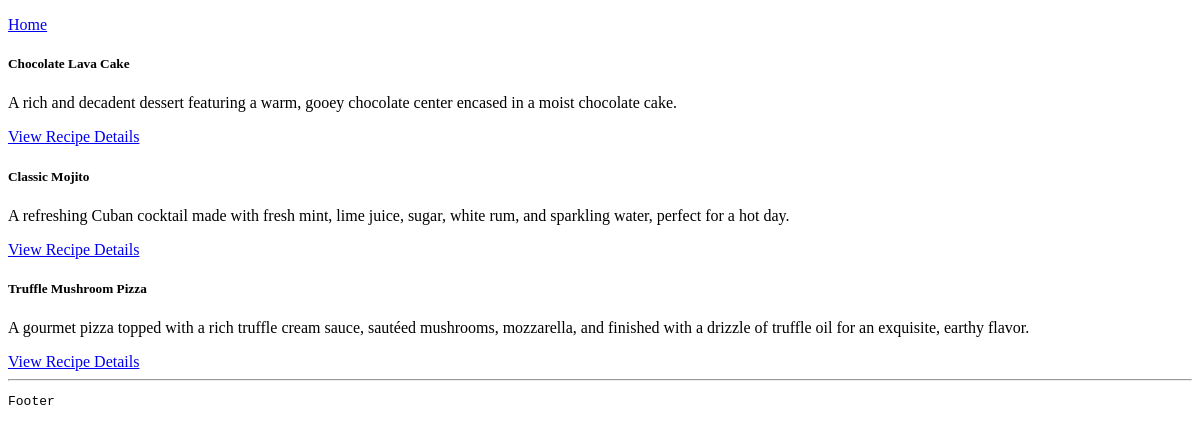
Before: /recipes/ with the older database file.
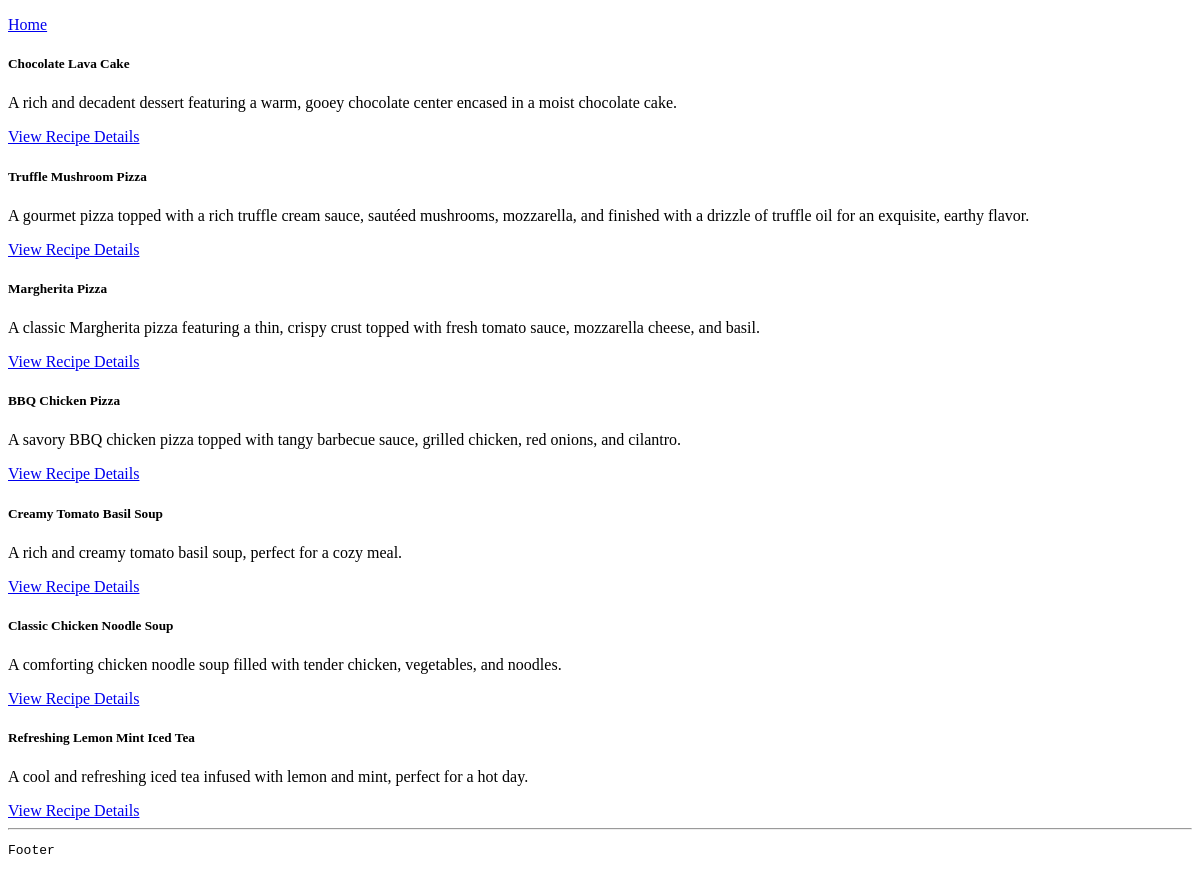
After: the same page with the newer database file.
### recipes/models.py (models this page shows, shortened)
class Recipe(models.Model):
    name = models.CharField(max_length=100)
    description = models.TextField(null=True, blank=True)
    ingridients = models.TextField()
    instructions = models.TextField()
    posted_on = models.DateTimeField(auto_now_add=True, blank=True, null=True)
    category = models.ForeignKey(Category, on_delete=models.CASCADE)

### recipes/views.py (the view)
# urls.py: path('recipes/', include('recipes.urls')),
def recipes(request):
    recipes = Recipe.objects.all()
    template = 'recipes/recipes.html'
    context ={'recipes': recipes}
    return render(request, template, context)

### recipes/templates/recipes/recipes.html
{% extends "base.html" %}
{% block content %}
<div>
    {%for recipe in recipes %}
    <div>
        <h5>{{recipe.name}}</h5>
        <p>{{recipe.description}}</p>
        <a href="{% url "recipes:recipe_detail" recipe.id %}">View Recipe Details</a>
    </div>
    {%endfor%}
</div>
{% endblock content %}

### templates/base.html (shortened to what this page needs)
<!DOCTYPE html>
<html lang="en">
    <head>
    </head>
    <body>
        <nav>
            <div>
                <p><a href="{% url "foodie_app:index" %}">Home</a></p>
            </div>
        </nav>
        <div class="container">
            {% block content %}
            {% endblock content %}
        </div>
        <hr>
        <footer>
            <pre>Footer</pre>
        </footer>
    </body>
</html>

Changed rows visible on the page:
removed Recipe: name "Classic Mojito", description "A refreshing Cuban cocktail made with fresh mint, lime juice, sugar, white rum, and sparkling water, perfect for a hot day."
added Recipe: name "Margherita Pizza", description "A classic Margherita pizza featuring a thin, crispy crust topped with fresh tomato sauce, mozzarella cheese, and basil."
added Recipe: name "BBQ Chicken Pizza", description "A savory BBQ chicken pizza topped with tangy barbecue sauce, grilled chicken, red onions, and cilantro."
added Recipe: name "Creamy Tomato Basil Soup", description "A rich and creamy tomato basil soup, perfect for a cozy meal."
added Recipe: name "Classic Chicken Noodle Soup", description "A comforting chicken noodle soup filled with tender chicken, vegetables, and noodles."
added Recipe: name "Refreshing Lemon Mint Iced Tea", description "A cool and refreshing iced tea infused with lemon and mint, perfect for a hot day."
